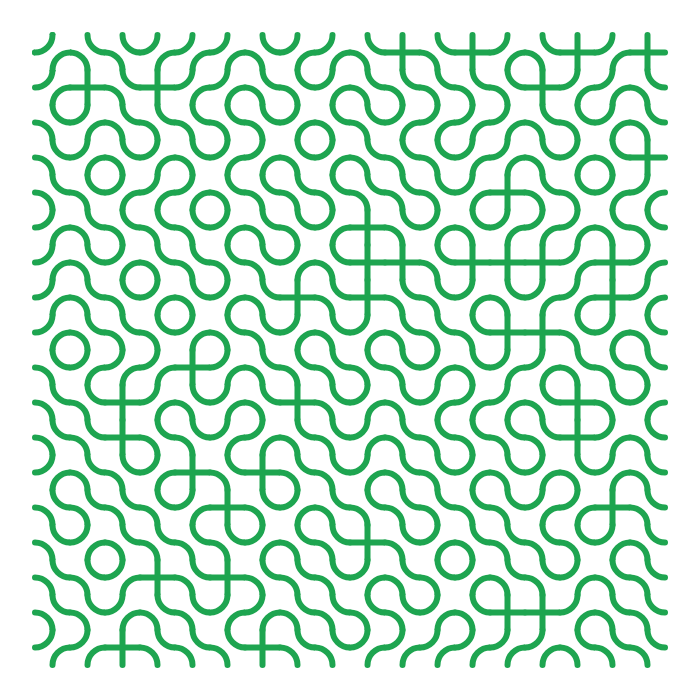
Frame 1 (no input)
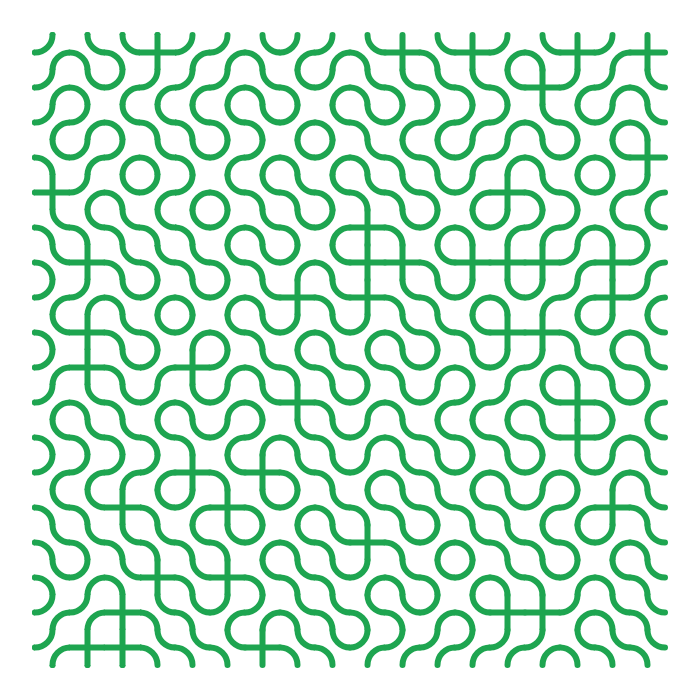
Frame 60 (no input)
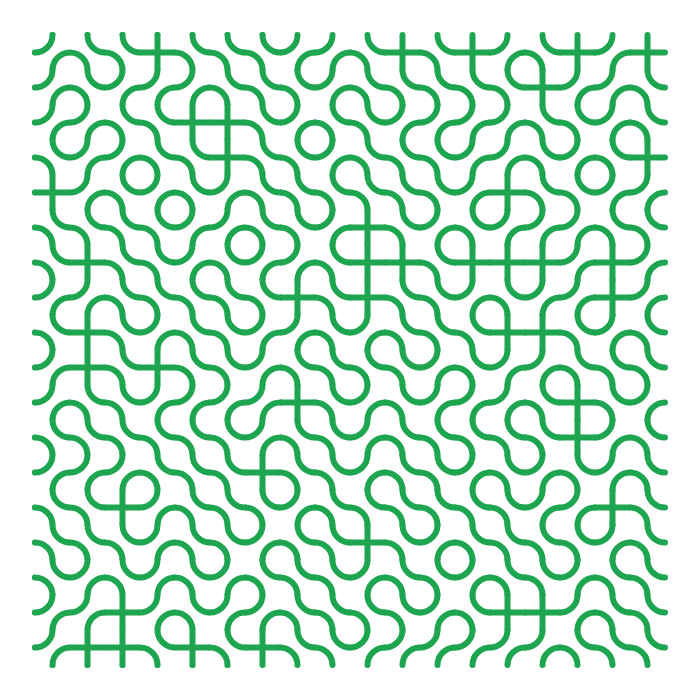
Frame 120 (the mouse pressed at the canvas centre since frame 60)

The p5.js sketch that drew these frames (run headless with seeded random() and noise() and a simulated clock; from frame 60 on, the mouse is pressed at the canvas centre):

// p5.js sketch
// ── sketch.js
let grid = []
let bg
let c1
let strk = 6

function setup() {
  createCanvas(700, 700);
  c1 = color(30, 165, 80)
  number_of_tiles = 20;
  size = width / number_of_tiles;
  bg = color(255)
  background(bg)
  for (x = 1; x < number_of_tiles - 1; x++) {
    for (y = 1; y < number_of_tiles - 1; y++) {
      // translate(i * size, j * size);
      let xpos = x * size
      let ypos = y * size
      grid.push([xpos, ypos])
      strokeWeight(strk)
      stroke(c1)
      which_to_draw = random(0, 3)
      if (which_to_draw < 1) {
        draw_circs(xpos, ypos);
      } else if (which_to_draw < 2.7) {
        draw_curves(xpos, ypos);
      } else {
        draw_lines(xpos, ypos)
      }
    }
  }
}

let i = 0;

function draw() {
  frameRate(22)
  let one_to_change = i++ % grid.length
  xpos = grid[one_to_change][0]
  ypos = grid[one_to_change][1]
  fill(bg)
  noStroke()
  rect(xpos, ypos, size, size)
  strokeWeight(strk)
  stroke(c1)
  which_to_draw = random(0, 3)
  if (which_to_draw < 1) {
    draw_circs(xpos, ypos);
  } else if (which_to_draw < 2.7) {
    draw_curves(grid[one_to_change][0], grid[one_to_change][1]);
  } else {
    draw_lines(grid[one_to_change][0], grid[one_to_change][1]);
  }

}

function draw_curves(xpos, ypos) {
  arc1 = arc(xpos, ypos + size, size, size, -HALF_PI, 0)
  arc2 = arc(xpos + size, ypos, size, size, HALF_PI, PI)
}

function draw_circs(xpos, ypos) {
  arc1 = arc(xpos, ypos, size, size, 0, HALF_PI)
  arc2 = arc(xpos + size, ypos + size, size, size, PI, -HALF_PI)
}

function draw_lines(xpos, ypos) {
  line1 = line(xpos + (size / 2), ypos, xpos + (size / 2), ypos + size);
  line2 = line(xpos, ypos + (size / 2), xpos + size, ypos + (size / 2));
}
